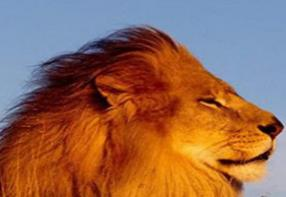
#> input picture img_lib/lion.png, 286 x 197 px
$ python basic_operation.py   (older library calls are emulated)
#> lines starting #> are read from the running program, lines starting #| are printed output that depends on the picture; after the words box and inside, x2 and y2 are one past the last pixel; in counts of white or black regions, pixels touching at a corner belong together
#!/usr/bin/env python
# encoding: utf-8

'''

@author: HuangQiang
@contact: huangqiang97@yahoo.com
@project:
@file: basic_operation.py
@time: 2018/10/14 1:03
@desc:
@version:

'''

import math
import os
import random

os.environ['TF_CPP_MIN_LOG_LEVEL'] = '2'
import tensorflow as tf
import cv2
import numpy as np
import matplotlib.pyplot as plt
#导入图像
img_src = cv2.imread('../img_lib/lion.png',1)
#> img_src is the input picture: shape (197, 286, 3); mean B, G, R 83, 104.2, 149
cv2.imshow('src', img_src)
img_info = img_src.shape
#> img_info = (197, 286, 3)
height = img_info[0]
#> height = 197
width = img_info[1]
#> width = 286

dst_color = np.zeros((height, width, 3), np.uint8)
dst_gray = np.zeros((height, width, 1), np.uint8)


def func_21_0():
    imgInfo = img_src.shape
#> imgInfo = (197, 286, 3)
    height = imgInfo[0]
#> height = 197
    width = imgInfo[1]
#> width = 286
    cv2.imshow('src', img_src)
    # sobel 1 算子模版 2 图片卷积 3 阈值判决
    # [1 2 1          [ 1 0 -1
    #  0 0 0            2 0 -2
    # -1 -2 -1 ]       1 0 -1 ]

    # [1 2 3 4] [a b c d] a*1+b*2+c*3+d*4 = dst
    # sqrt(a*a+b*b) = f>th
    gray = cv2.cvtColor(img_src, cv2.COLOR_BGR2GRAY)
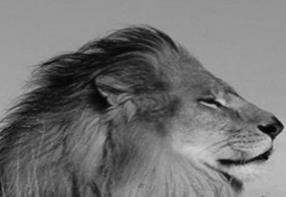
#> gray: shape (197, 286); min 1, max 206, mean 115.1
    dst = np.zeros((height, width, 1), np.uint8)
    for i in range(0, height - 2):
        for j in range(0, width - 2):
            gy = gray[i, j] * 1 + gray[i, j + 1] * 2 + gray[i, j + 2] * 1 - gray[i + 2, j] * 1 - gray[
                i + 2, j + 1] * 2 - gray[i + 2, j + 2] * 1
            gx = gray[i, j] + gray[i + 1, j] * 2 + gray[i + 2, j] - gray[i, j + 2] - gray[i + 1, j + 2] * 2 - gray[
                i + 2, j + 2]
            grad = math.sqrt(gx * gx + gy * gy)
            if grad > 50:
                dst[i, j] = 255
            else:
                dst[i, j] = 0
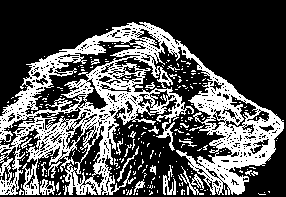
#> dst: shape (197, 286, 1); 32.8% white; 267 white regions (246 under 20 px), largest, box (x1, y1, x2, y2) and area: (0, 22, 284, 195) 16515, (180, 166, 204, 195) 198, (163, 165, 176, 195) 172
    cv2.imshow('dst', dst)
    cv2.imwrite('lion_0.jpg',dst,[cv2.IMWRITE_JPEG_QUALITY ,100])
    cv2.waitKey(0)
func_21_0()

src_img = cv2.imread('../img_lib/image_0.jpg', 1)
def show_img(dst):
    cv2.imshow('dst',dst_color)
def read_img():
    cv2.imshow('img_0',src_img)
    cv2.waitKey(0)
# [288 lines left out: functions write, write_pixl, func_6, func_8, func_9, func_10 and 16 more, not called in this run]
def draw_rectangle():
    cv2.rectangle(dst_color,(100,200),(400,500),(255,0,0),-1)
    show_img(dst_color)
def draw_cirle():
    cv2.circle(dst_color,(100,100),(100),(0,0,255),2)
    show_img(dst_color)
def drow_ellipse():
    cv2.ellipse(dst_color,(200,300),(150,100),30,0,180,(0,0,255),-1)
    show_img(dst_color)
# [299 lines left out: functions draw_polygon, draw_words, draw_hist, draw_hist_control, gray_hist_squalize, BGR_hist_equalize and 12 more, not called in this run]

# color_midle_filter()
#color_avg_filter()

$ run again, with img_lib/field.png copied over img_lib/lion.png
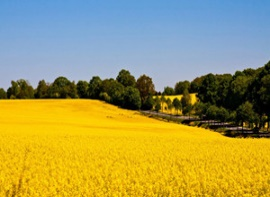
#> input picture img_lib/field.png, 270 x 197 px
#> img_src is the input picture: shape (197, 270, 3); mean B, G, R 89.6, 153.9, 161.6
#> in func_21_0, `gray = cv2.cvtColor(img_src, cv2.COLOR_BGR2GRAY)`:
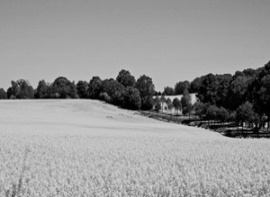
#> gray: shape (197, 270); min 0, max 209, mean 148.9
#> after the loop in func_21_0, `for i in range(0, height - 2):`:
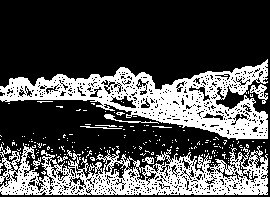
#> dst: shape (197, 270, 1); 30.6% white; 188 white regions (179 under 20 px), largest, box (x1, y1, x2, y2) and area: (0, 59, 268, 140) 8292, (0, 143, 268, 195) 6987, (250, 84, 268, 104) 154

$ run again, with img_lib/fish.png copied over img_lib/lion.png
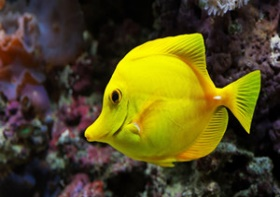
#> input picture img_lib/fish.png, 280 x 197 px
#> img_src is the input picture: shape (197, 280, 3); mean B, G, R 29.7, 74.4, 83.1
#> in func_21_0, `gray = cv2.cvtColor(img_src, cv2.COLOR_BGR2GRAY)`:
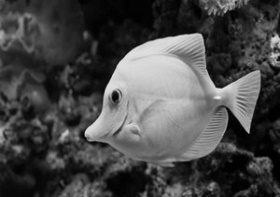
#> gray: shape (197, 280); min 0, max 239, mean 71.9
#> after the loop in func_21_0, `for i in range(0, height - 2):`:
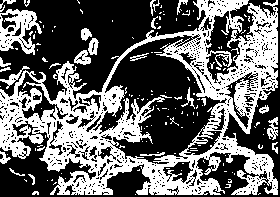
#> dst: shape (197, 280, 1); 40.2% white; 165 white regions (140 under 20 px), largest, box (x1, y1, x2, y2) and area: (0, 0, 278, 195) 19197, (0, 9, 42, 55) 983, (74, 50, 91, 65) 150
